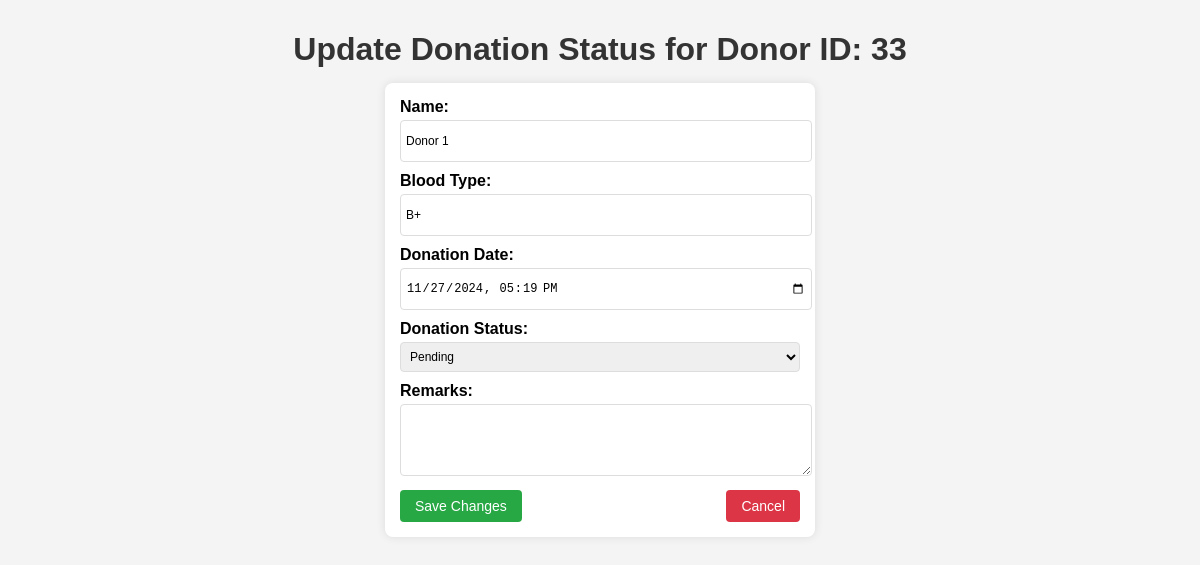
The app's page /history/update_donation.php?donor_id=33 with its own data.
### tables this page shows
CREATE TABLE `blood_donation` (
  `donor_id` int(11) NOT NULL,
  `name` varchar(150) NOT NULL,
  `dob` date NOT NULL,
  `blood_type` varchar(20) NOT NULL,
  `email` varchar(150) NOT NULL,
  `phone` varchar(15) NOT NULL,
  `appointment_date` datetime NOT NULL,
  `donation_date` datetime DEFAULT NULL,
  `donation_center_name` varchar(150) NOT NULL,
  `donation_center_address` varchar(255) NOT NULL,
  `last_donation_date` date DEFAULT NULL,
  `status` varchar(20) DEFAULT 'Pending',
  `blood_volume` float DEFAULT NULL,
  `blood_donation_status` varchar(50) DEFAULT 'Pending',
  `remarks` text DEFAULT NULL
);

### history/update_donation.php (the view, shortened to what this page needs)
<?php
$conn = new mysqli('localhost', 'root', '', 'blood_donation_system');
if (isset($_GET['donor_id'])) {
    $donor_id = $_GET['donor_id'];
    $sql = "SELECT donor_id, name, blood_type, donation_date, blood_donation_status, remarks
            FROM blood_donation
            WHERE donor_id = ?";
    $stmt = $conn->prepare($sql);
    $stmt->bind_param("i", $donor_id);
    $stmt->execute();
    $result = $stmt->get_result();
    if ($result->num_rows > 0) {
        $row = $result->fetch_assoc();
    } else {
        echo "Donor not found.";
        exit();
    }
} else {
    echo "No donor ID provided.";
    exit();
}
?>
<!DOCTYPE html>
<html lang="en">
<head>
    <link rel="stylesheet" href="update_donation.css">
</head>
<body>
    <h1>Update Donation Status for Donor ID: <?php echo $row['donor_id']; ?></h1>
    <form action="save_update_donation.php" method="post">
        <label for="name">Name:</label>
        <input type="text" id="name" name="name" value="<?php echo $row['name']; ?>" readonly><br>
        <label for="blood_type">Blood Type:</label>
        <input type="text" id="blood_type" name="blood_type" value="<?php echo $row['blood_type']; ?>" readonly><br>
        <label for="donation_date">Donation Date:</label>
        <input type="datetime-local" id="donation_date" name="donation_date" value="<?php echo $row['donation_date']; ?>" required><br>
        <label for="blood_donation_status">Donation Status:</label>
        <select id="blood_donation_status" name="blood_donation_status" required>
            <option value="Pending" <?php if ($row['blood_donation_status'] == 'Pending') echo 'selected'; ?>>Pending</option>
        </select><br>
        <label for="remarks">Remarks:</label>
        <textarea id="remarks" name="remarks" rows="4" cols="50"><?php echo $row['remarks']; ?></textarea><br>
        <div class="button-group">
            <button type="submit" class="save-btn">Save Changes</button>
            <button type="button" class="cancel-btn" onclick="window.location.href='donation_history.php'">Cancel</button>
        </div>
    </form>
</body>
</html>

### history/update_donation.css (style rules this page uses)
body { font-family: Arial, sans-serif; background-color: #f4f4f4; margin: 0; padding: 10px; }
h1 { text-align: center; color: #333; margin-bottom: 15px; }
form { max-width: 400px; margin: 0 auto; background-color: #fff; padding: 15px; border-radius: 8px; box-shadow: 0 0 10px rgba(0, 0, 0, 0.1); }
label { font-weight: bold; margin-bottom: 4px; display: block; }
input[type="text"], input[type="datetime-local"], select, textarea { width: 100%; padding: 5px; margin-bottom: 10px; border: 1px solid #ddd; border-radius: 4px; font-size: 12px; height: 30px; }
textarea { resize: vertical; height: 60px; }
.button-group { display: flex; justify-content: space-between; }
button, .cancel-btn { padding: 8px 15px; font-size: 14px; border-radius: 4px; border: none; cursor: pointer; }
.save-btn { background-color: #28a745; color: white; }
.cancel-btn { background-color: #dc3545; color: white; text-decoration: none; display: inline-block; text-align: center; }

### records on screen
blood_donation: donor_id "33", name "Donor 1", blood_type "B+", donation_date "11/27/2024 17:19", blood_donation_status "Pending"
